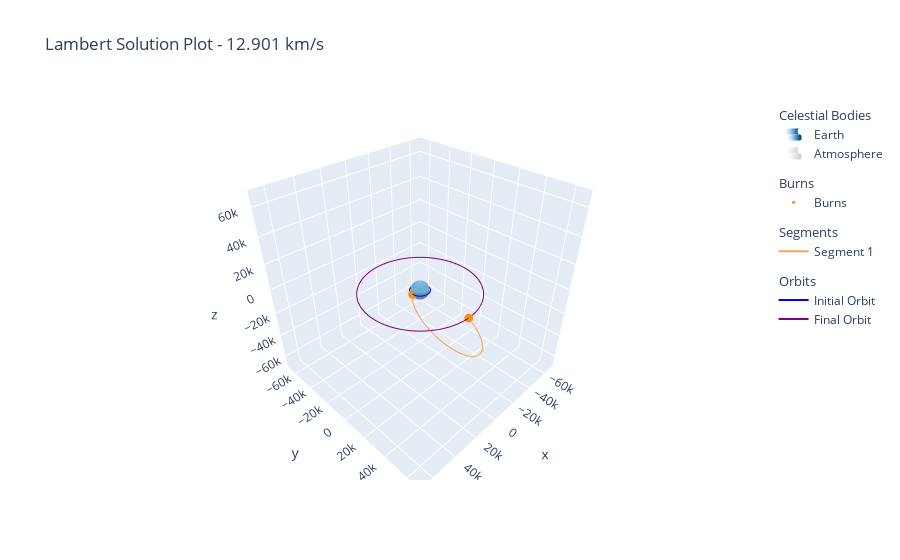

The notebook cell this image was saved under:
### Code cell
from naturalis.plotting import plot_solution

solution_fig = go.Figure()

plot_earth(
    figure=solution_fig,
    atmosphere=True
)

plot_solution(
    figure=solution_fig,
    solution=solution,
    propagator=propagator
)

solution_fig.show()

### Figure 1 — Plotly figure (JSON) as saved in the notebook; plotly's stock layout.template omitted (floating-point values rounded to 4 significant figures; data arrays with more than 128 entries replaced by an {"elided": "..."} marker saying what was removed)
{"data": [{"colorscale": [[0, "rgb(247,251,255)"], [0.125, "rgb(222,235,247)"], [0.25, "rgb(198,219,239)"], [0.375, "rgb(158,202,225)"], [0.5, "rgb(107,174,214)"], [0.625, "rgb(66,146,198)"], [0.75, "rgb(33,113,181)"], [0.875, "rgb(8,81,156)"], [1, "rgb(8,48,107)"]], "hoverinfo": "none", "legendgroup": "bodies", "legendgrouptitle": {"text": "Celestial Bodies"}, "name": "Earth", "showlegend": true, "showscale": false, "surfacecolor": {"elided": "100x50 float values"}, "type": "surface", "x": {"elided": "100x50 float values"}, "y": {"elided": "100x50 float values"}, "z": {"elided": "100x50 float values"}}, {"colorscale": [[0, "rgb(255,255,255)"], [0.125, "rgb(240,240,240)"], [0.25, "rgb(217,217,217)"], [0.375, "rgb(189,189,189)"], [0.5, "rgb(150,150,150)"], [0.625, "rgb(115,115,115)"], [0.75, "rgb(82,82,82)"], [0.875, "rgb(37,37,37)"], [1, "rgb(0,0,0)"]], "hoverinfo": "none", "legendgroup": "bodies", "legendgrouptitle": {"text": "Celestial Bodies"}, "name": "Atmosphere", "opacity": 0.2, "showlegend": true, "showscale": false, "surfacecolor": {"elided": "100x50 float values"}, "type": "surface", "x": {"elided": "100x50 float values"}, "y": {"elided": "100x50 float values"}, "z": {"elided": "100x50 float values"}}, {"hovertemplate": "<b>Time</b>: 0 s<br><b>Position</b>: [7000.000, 0.000, 0.000] km<br><b>Delta-V</b>: [7.920, -1.201, 0.000] km/s<extra></extra>", "legendgroup": "burns", "legendgrouptitle": {"text": "Burns"}, "marker": {"color": "darkorange", "size": 3}, "mode": "markers", "name": "Burns", "showlegend": true, "type": "scatter3d", "x": [7000], "y": [0], "z": [0]}, {"hovertemplate": "<b>Time</b>: 60000.0 s<br><b>Position</b>: [0.000, 42164.000, 0.000] km<br><b>Delta-V</b>: [4.123, 2.628, 0.000] km/s<extra></extra>", "legendgroup": "burns", "legendgrouptitle": {"text": "Burns"}, "marker": {"color": "darkorange", "size": 3}, "mode": "markers", "showlegend": false, "type": "scatter3d", "x": [0], "y": [42164], "z": [0]}, {"customdata": {"elided": "151x4 float values"}, "hovertemplate": "<b>Time</b>: %{customdata[0]} s<br><b>Position</b>: [%{x:.3f}, %{y:.3f}, %{z:.3f}] km<br><b>Velocity</b>: [%{customdata[1]:.3f}, %{customdata[2]:.3f}, %{customdata[3]:.3f}] km/s<extra></extra>", "legendgroup": "segments", "legendgrouptitle": {"text": "Segments"}, "marker": {"size": 3}, "mode": "lines", "name": "Segment 1", "showlegend": true, "type": "scatter3d", "x": {"elided": "151 float values"}, "y": {"elided": "151 float values"}, "z": {"elided": "151 int values"}}, {"customdata": {"elided": "187x4 float values"}, "hovertemplate": "<b>Time</b>: %{customdata[0]} s<br><b>Position</b>: [%{x:.3f}, %{y:.3f}, %{z:.3f}] km<br><b>Velocity</b>: [%{customdata[1]:.3f}, %{customdata[2]:.3f}, %{customdata[3]:.3f}] km/s<extra></extra>", "legendgroup": "orbits", "legendgrouptitle": {"text": "Orbits"}, "marker": {"color": "blue", "size": 3}, "mode": "lines", "name": "Initial Orbit", "showlegend": true, "type": "scatter3d", "x": {"elided": "187 float values"}, "y": {"elided": "187 float values"}, "z": {"elided": "187 int values"}}, {"customdata": {"elided": "187x4 float values"}, "hovertemplate": "<b>Time</b>: %{customdata[0]} s<br><b>Position</b>: [%{x:.3f}, %{y:.3f}, %{z:.3f}] km<br><b>Velocity</b>: [%{customdata[1]:.3f}, %{customdata[2]:.3f}, %{customdata[3]:.3f}] km/s<extra></extra>", "legendgroup": "orbits", "legendgrouptitle": {"text": "Orbits"}, "marker": {"color": "purple", "size": 3}, "mode": "lines", "name": "Final Orbit", "showlegend": true, "type": "scatter3d", "x": {"elided": "187 float values"}, "y": {"elided": "187 float values"}, "z": {"elided": "187 int values"}}], "layout": {"autosize": true, "scene": {"aspectmode": "cube", "xaxis": {"range": [-70650.0, 70650.0]}, "yaxis": {"range": [-70650.0, 70650.0]}, "zaxis": {"range": [-70650.0, 70650.0]}}, "title": {"text": "Lambert Solution Plot - 12.901 km/s"}}}
